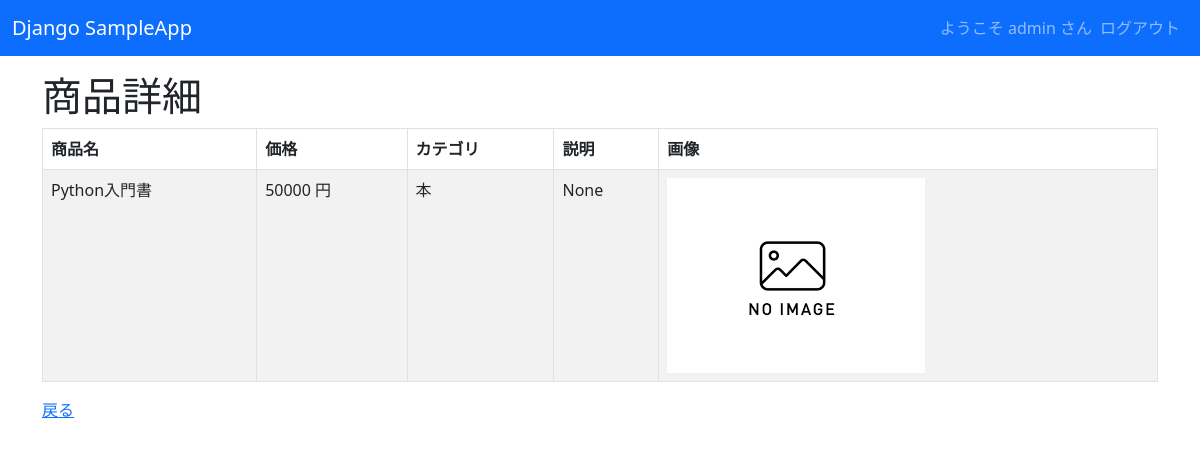
The page /sample_app/detail2 (signed in) on the database its author committed.
### sample_app/models.py (models this page shows, shortened)
class Product(models.Model):
    name = models.CharField(max_length=200)
    price = models.PositiveIntegerField()
    category = models.ForeignKey(Category, on_delete=models.CASCADE) #リレーション
    img = models.ImageField(blank=True, default='noImage.png')
    content = models.TextField(blank=True, null=True)#説明欄　空欄などを許可する

class Category(models.Model):
    name = models.CharField(max_length=200)
    def __str__(self):
        return self.name

### sample_app/views.py (the view)
# urls.py: path('sample_app/detail<int:pk>', views.ProductDetailView.as_view(), name="detail"), #詳細ページURL
class ProductDetailView(LoginRequiredMixin, DetailView):
    model = Product

### sample_app/templates/sample_app/product_detail.html (shortened to what this page needs)
{% extends "base.html" %}
{% block content %}
	<h1>商品詳細</h1>
	<table class="table table-striped table-hover table-bordered">
			<thead>
				<tr>
					<th>商品名</th>
					<th>価格</th>
					<th>カテゴリ</th>
					<th>説明</th>
					<th>画像</th>
				</tr>
			</thead>
				<tr>
					<td>{{ product.name}}</td>
					<td>{{ product.price}} 円</td>
					<td>{{ product.category }}</td>
					<td>{{ product.content }}</td>
					<td><img src="{{ product.img.url }}" style="width: 100px height: auto;"></td>
				</tr>
	</table>
    <a href="{% url 'list' %}">戻る</a>
{% endblock %}

### sample_app/templates/base.html (shortened to what this page needs)
<!DOCTYPE html>
<html lang="ja">
<head>
    <link href="https://cdn.jsdelivr.net/npm/bootstrap@5.3.0-alpha3/dist/css/bootstrap.min.css" rel="stylesheet">
</head>
<body>
    <nav class="navbar navbar-expand-lg navbar-dark bg-primary" style="margin-bottom: 1rem;">
        <div class="container-fluid">
            <a class="navbar-brand" href="{% url 'list' %}">Django SampleApp</a>
            <div class="collapse navbar-collapse" id="navbarNav">
                <ul class="navbar-nav ms-auto">
                    {% if request.user.is_authenticated %}
                    <span class="navbar-text">
                        ようこそ {{ user.get_username }} さん
                    </span>
                    <li class="nav-item">
                        <form action="{% url 'logout' %}" method="post">
                            <input class="nav-link" type="submit" value="ログアウト">
                        </form>
                    </li>
                    {% else %}
                        <li class="nav-item">
                            <a class="nav-link" href="{% url 'login' %}">ログイン</a>
                        </li>
                    {% endif %}
                </ul>
            </div>
        </div>
    </nav>
    <div class="container">
        <h1>{% block content %}{% endblock %}</h1>
    </div>
</body>
</html>

### rows shown on the page
Product: name "Python入門書", price "50000", category "本", content "None", img (placeholder picture)

### other values the page prints
{{ user.get_username }} "admin"
